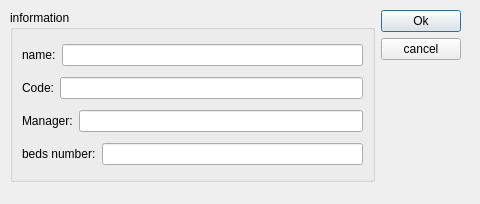
<?xml version="1.0" encoding="UTF-8"?>
<ui version="4.0">
 <class>addNewIcu</class>
 <widget class="QDialog" name="addNewIcu">
  <property name="geometry">
   <rect>
    <x>0</x>
    <y>0</y>
    <width>480</width>
    <height>204</height>
   </rect>
  </property>
  <property name="windowTitle">
   <string>Dialog</string>
  </property>
  <widget class="QWidget" name="">
   <property name="geometry">
    <rect>
     <x>10</x>
     <y>10</y>
     <width>451</width>
     <height>172</height>
    </rect>
   </property>
   <layout class="QHBoxLayout" name="horizontalLayout_5">
    <item>
     <widget class="QGroupBox" name="groupBox">
      <property name="title">
       <string>information</string>
      </property>
      <layout class="QVBoxLayout" name="verticalLayout">
       <item>
        <layout class="QHBoxLayout" name="horizontalLayout">
         <item>
          <widget class="QLabel" name="label">
           <property name="text">
            <string>name:</string>
           </property>
           <property name="buddy">
            <cstring>lineEdit</cstring>
           </property>
          </widget>
         </item>
         <item>
          <widget class="QLineEdit" name="lineEdit"/>
         </item>
        </layout>
       </item>
       <item>
        <layout class="QHBoxLayout" name="horizontalLayout_2">
         <item>
          <widget class="QLabel" name="label_2">
           <property name="text">
            <string>Code:</string>
           </property>
           <property name="buddy">
            <cstring>lineEdit_2</cstring>
           </property>
          </widget>
         </item>
         <item>
          <widget class="QLineEdit" name="lineEdit_2"/>
         </item>
        </layout>
       </item>
       <item>
        <layout class="QHBoxLayout" name="horizontalLayout_3">
         <item>
          <widget class="QLabel" name="label_3">
           <property name="text">
            <string>Manager:</string>
           </property>
           <property name="buddy">
            <cstring>lineEdit_3</cstring>
           </property>
          </widget>
         </item>
         <item>
          <widget class="QLineEdit" name="lineEdit_3"/>
         </item>
        </layout>
       </item>
       <item>
        <layout class="QHBoxLayout" name="horizontalLayout_4">
         <item>
          <widget class="QLabel" name="label_4">
           <property name="text">
            <string>beds number:</string>
           </property>
           <property name="buddy">
            <cstring>lineEdit_4</cstring>
           </property>
          </widget>
         </item>
         <item>
          <widget class="QLineEdit" name="lineEdit_4"/>
         </item>
        </layout>
       </item>
      </layout>
     </widget>
    </item>
    <item>
     <layout class="QVBoxLayout" name="verticalLayout_2">
      <item>
       <widget class="QPushButton" name="pushButton">
        <property name="text">
         <string>Ok</string>
        </property>
       </widget>
      </item>
      <item>
       <widget class="QPushButton" name="pushButton_2">
        <property name="text">
         <string>cancel</string>
        </property>
       </widget>
      </item>
      <item>
       <spacer name="verticalSpacer">
        <property name="orientation">
         <enum>Qt::Vertical</enum>
        </property>
        <property name="sizeHint" stdset="0">
         <size>
          <width>20</width>
          <height>40</height>
         </size>
        </property>
       </spacer>
      </item>
     </layout>
    </item>
   </layout>
  </widget>
 </widget>
 <resources/>
 <connections>
  <connection>
   <sender>pushButton_2</sender>
   <signal>clicked()</signal>
   <receiver>addNewIcu</receiver>
   <slot>close()</slot>
   <hints>
    <hint type="sourcelabel">
     <x>417</x>
     <y>58</y>
    </hint>
    <hint type="destinationlabel">
     <x>446</x>
     <y>87</y>
    </hint>
   </hints>
  </connection>
 </connections>
</ui>
